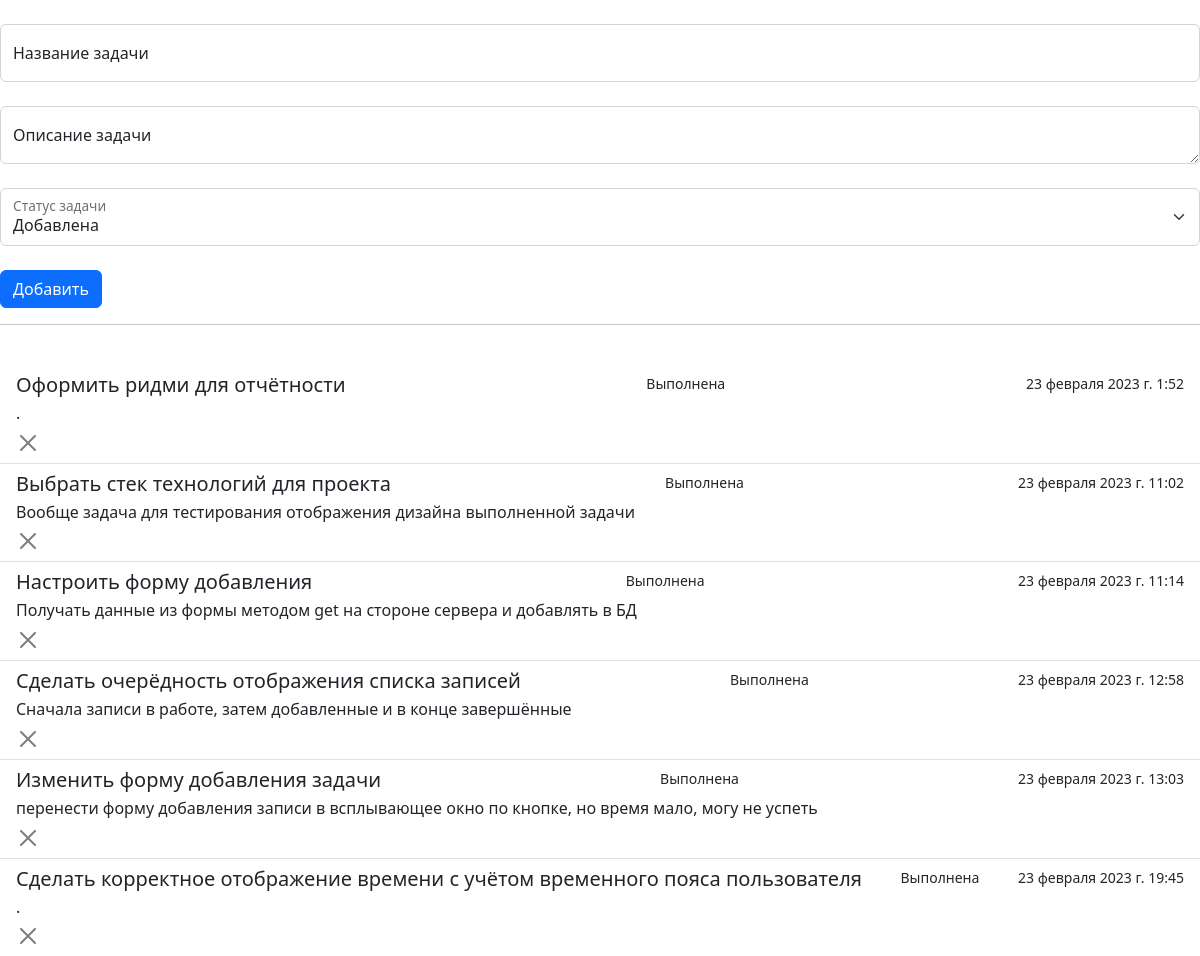
The page / on the database its author committed.
### service/apps/task_manager/models.py (models this page shows, shortened)
class Task(models.Model):
    ADD = "Добавлена"
    WORKED = "В Работе"
    END = "Выполнена"
    CHOISE_STATUS = [
        (ADD, "Добавлена"),
        (WORKED, "В Работе"),
        (END, "Выполнена")
    ]
    title = models.CharField('Название задачи', max_length=100)
    description = models.TextField('Описание задачи', null=False)
    status = models.CharField('Статус задачи', max_length=15, choices=CHOISE_STATUS, default=ADD)
    create_dateTime = models.DateTimeField("Время создания Задачи", auto_now_add=True)
    class Meta:
        verbose_name = 'Задача'
        verbose_name_plural = 'Задачи'

### service/apps/task_manager/views.py (the view, shortened to what this page needs)
# urls.py: path('', views.tasks, name = "tasks"),
def tasks(request, id: int = -1, status: str = None):
    if request.GET.get("Title") and request.GET.get("description") and request.GET.get("status"):
        if not Task.objects.filter(title=request.GET.get("Title")).exists():
            Task.objects.create(title=request.GET.get("Title"), description = request.GET.get("description"), status = request.GET.get("status"))
    out = {"Задачи" : []}
    current_tz = pytz.timezone('Asia/Yekaterinburg')
    timezone.activate(current_tz)
    Tasks = Task.objects.filter(status=Task.WORKED)
    Tasks = Task.objects.filter(status=Task.ADD)
    Tasks = Task.objects.filter(status=Task.END)
    for i in Tasks:
        out["Задачи"].append({
            "Имя" : i.title,
            "Описание" : i.description,
            "Состояние": i.status.title(),
            "id": i.id,
            "Время" : i.create_dateTime,
        })
    return render(request, 'index.html', out)

### service/templates/index.html (shortened to what this page needs)
<!DOCTYPE html>
{% load static %}
<head>
    <link rel="stylesheet" href="{% static "bootstrap.min.css" %}" />
</head>
<body>
    <br>
    <form action="{% url 'tasks' %}" method="get">
        <div class="form-floating">
            <input type="text" class="form-control" id="floatingTitle" placeholder="Название" name="Title">
            <label for="floatingTitle">Название задачи</label>
          </div>
              <br>
              <div class="form-floating">
                <textarea class="form-control" placeholder="Leave a comment here" id="floatingTextarea" name="description"></textarea>
                <label for="floatingTextarea">Описание задачи</label>
              </div>
              <br>
              <div class="form-floating">
                <select class="form-select" id="floatingSelect" aria-label="Floating label select example" name="status">
                  <option selected>Добавлена</option>
                </select>
                <label for="floatingSelect">Статус задачи</label>
              </div>
              <br>
          <div class="form-group">
            <button type="submit" class="btn btn-primary">Добавить</button>
          </div>
    </form>
    <hr>
    <br>
    <ul class="list-group list-group-flush">
        {% for el in Задачи %}
        {% if el.Состояние == "В Работе" %}
        <li class="list-group-item list-group-item-action flex-column align-items-start active">
        {% elif el.Состояние == "Добавлена"%}
        <li class="list-group-item list-group-item-action flex-column align-items-start">
        {% elif el.Состояние == "Выполнена"%}
        <li class="list-group-item list-group-item-action flex-column align-items-start">
        {% else %}
        <li class="list-group-item list-group-item-action flex-column align-items-start">
        {% endif %}
        <div class="d-flex w-100 justify-content-between">
        <h5 class="mb-1">{{el.Имя}}</h5>
        <small>{{el.Состояние}}</small>
        <small>{{el.Время}}</small>
        </div>
        <p class="mb-1">{{el.Описание}}</p>
        <div class="btn-group">
          {% if el.Состояние == "В Работе" %}
          <a href="{% url 'change' el.id "Добавлена" %}" class="btn btn-info">Добавлена</a>
          <a href="{% url 'change' el.id "Выполнена" %}" class="btn btn-danger">Выполнена</a>
        {% elif el.Состояние == "Добавлена"%}
          <a href="{% url 'change' el.id "В Работе" %}" class="btn btn-info">В Работе</a>
          <a href="{% url 'change' el.id "Выполнена" %}" class="btn btn-danger">Выполнена</a>
        {% elif el.Состояние == "Выполнена"%}
        <a href="{% url 'change' el.id "Удалить" %}" class="btn-close" aria-label="Close"></a>
        {% endif %}
        </div>
      </li>
        {% endfor %}
      </ul>
</body>
</html>

### rows shown on the page
Task: Имя "Оформить ридми для отчётности", Время "23 февраля 2023 г. 1:52"
Task: Имя "Выбрать стек технологий для проекта", Время "23 февраля 2023 г. 11:02", Описание "Вообще задача для тестирования отображения дизайна выполненной задачи"
Task: Имя "Настроить форму добавления", Время "23 февраля 2023 г. 11:14", Описание "Получать данные из формы методом get на стороне сервера и добавлять в БД"
Task: Имя "Сделать очерёдность отображения списка записей", Время "23 февраля 2023 г. 12:58", Описание "Сначала записи в работе, затем добавленные и в конце завершённые"
Task: Имя "Изменить форму добавления задачи", Время "23 февраля 2023 г. 13:03", Описание "перенести форму добавления записи в всплывающее окно по кнопке, но время мало, могу не успеть"
Task: Имя "Сделать корректное отображение времени с учётом временного пояса пользователя", Время "23 февраля 2023 г. 19:45"

### other values the page prints
{{ el.Состояние }} "Выполнена" "Выполнена" "Выполнена" "Выполнена" "Выполнена" "Выполнена"
{{ el.Описание }} "." "."
